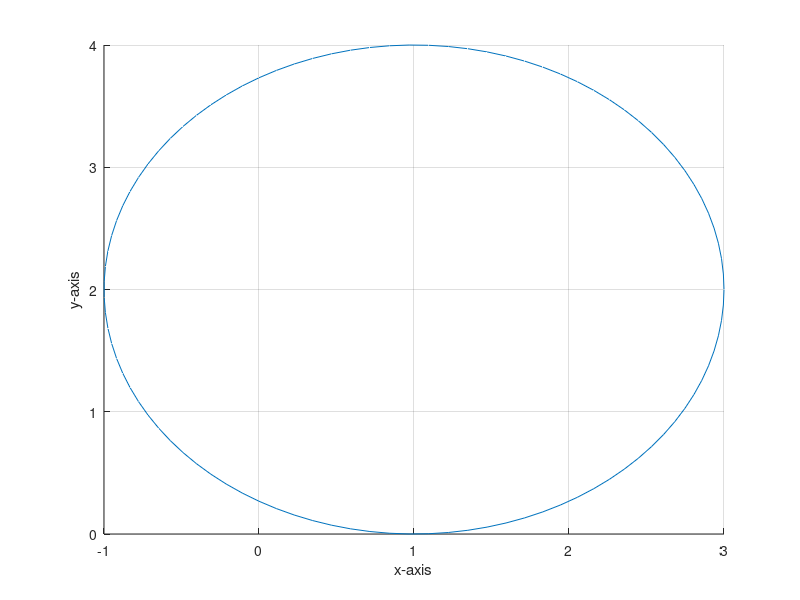

Source code (MATLAB):
clc ; 
clear ; 
close all ;
radius = 2;      %# Define your radius
center = [1 2 4];  %# Define your circle center [Cx Cy]
theta = linspace(0,2*pi);          %# Create an array of theta values
X = center(1)+radius.*cos(theta);  %# Create the X values for the circle
Y = center(2)+radius.*sin(theta);  %# Create the Y values for the circle
Z = center(3)+(2+4*X+3*Y)/1.5.*ones(size(theta));              %# Create the Z values for the circle (needed
                                   %#   for 3D plotting)
hold on;       %# Add to the current existing plot
plot3(X,Y,Z);  %# Plot your circle in 3D
xlabel ('x-axis');
ylabel ('y-axis');
zlabel ('z-axis');
grid on ;